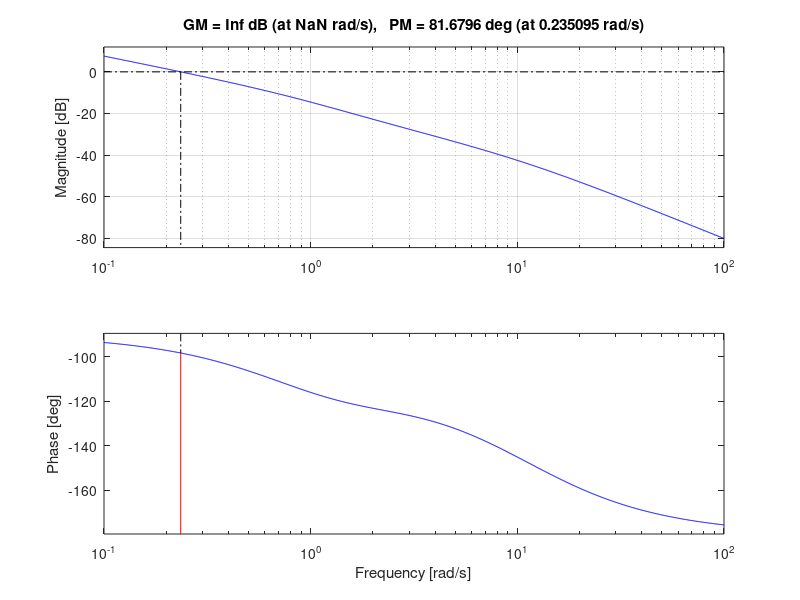
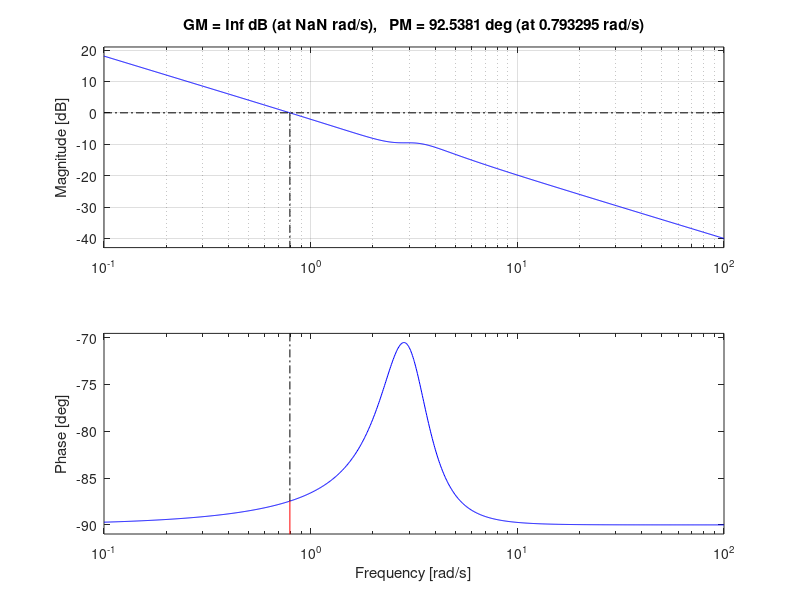
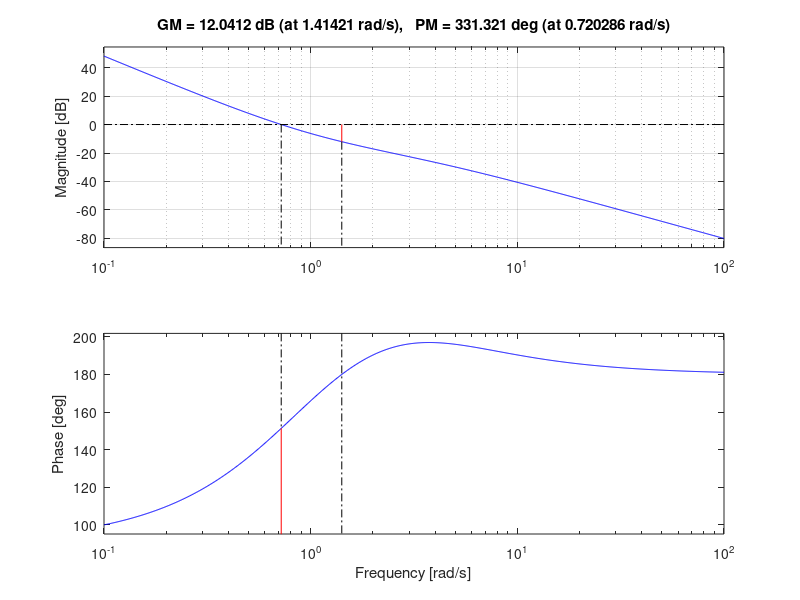
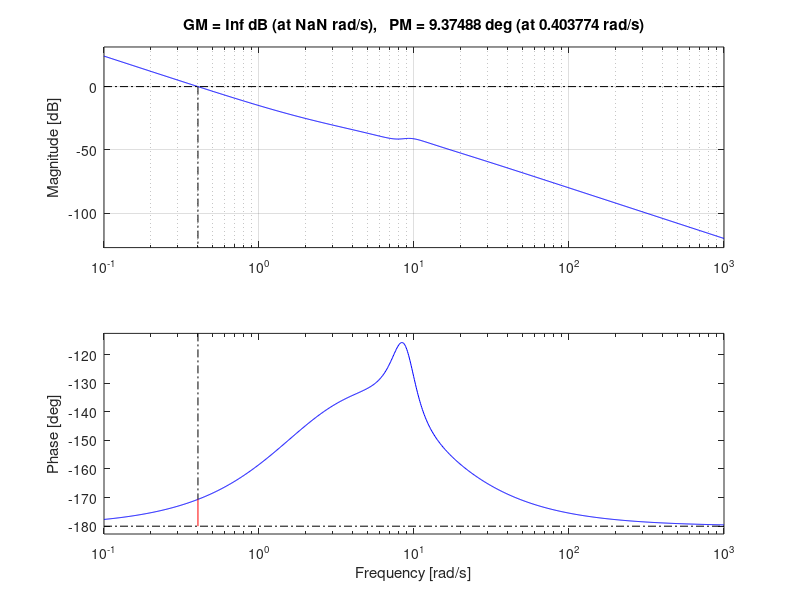

These figures' MATLAB source, in order:
%Edward Venator
%EECS 304 Spring 2012
%Lab 5

%1a
L_a_num = [1 8 12];
L_a_den = [1 16 65 50 0];
L_a = tf(L_a_num, L_a_den);
figure(1)
bode(L_a);
margin(L_a)
grid();
%title('Bode Diagram of System 1A');

%1b
L_b_num = [1 2 8];
L_b_den = [1 2 10 0];
L_b = tf(L_b_num, L_b_den);
figure(2)
bode(L_b);
margin(L_b)
grid();
%title('Bode Diagram of System 1B');

%1c
L_c_num = [1 2 1];
L_c_den = [1 4 0 0 0];
L_c = tf(L_c_num, L_c_den);
figure(3)
bode(L_c);
margin(L_c)
grid();
%title('Bode Diagram of System 1C');

%1d
L_d_num = [1 6 76 136];
L_d_den = [1 14 125 850 0 0];
L_d = tf(L_d_num, L_d_den);
figure(4)
bode(L_d);
margin(L_d)
grid();
%title('Bode Diagram of System 1D');

%1e
L_e_num = [1 2 1];
L_e_den = [1 38 322 -720 800 0];
L_e = tf(L_e_num, L_e_den);
figure(5)
bode(L_e);
margin(L_e)
grid();
%title('Bode Diagram of System 1E');

%3
k = 7;
num = [1 20 100];
den = [1 0 0 0];
sys = tf(k*num, den);
figure(6);
nyquist(sys);
title('Nyquist Diagram (K=7)')
figure(7);
margin(sys);

k = 4;
sys = tf(k*num, den);
figure(8);
nyquist(sys);
title('Nyquist Diagram (K=4)')
figure(9);
margin(sys);

sys = tf(num, den);
figure(10);
rlocus(sys);